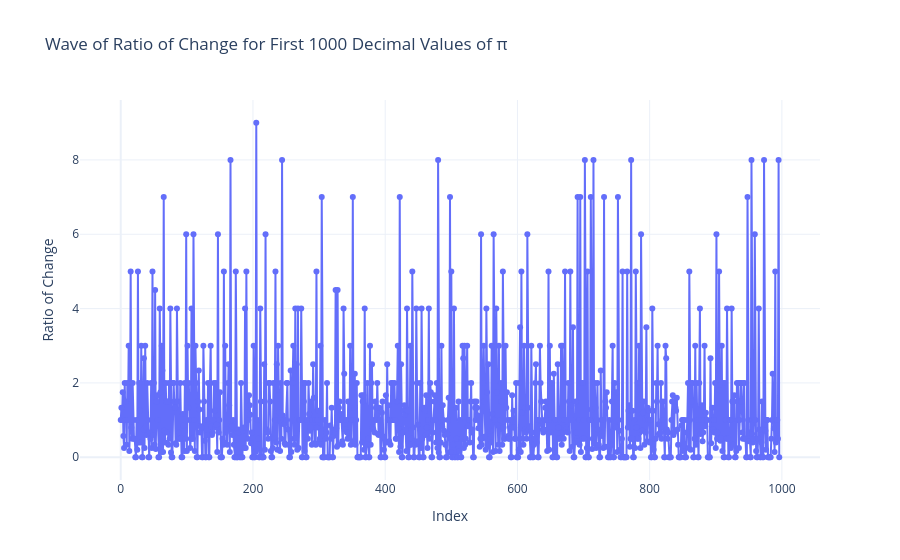

The notebook cell saved with this chart:
### Code cell
import plotly.graph_objects as go
from mpmath import mp

# Set precision for π
mp.dps = 1000  # Adjust to 1000 decimal places of π or more

# Extract the first N decimal places of π as integers
def get_pi_decimals(n):
    pi_str = str(mp.pi)[2:]  # Get π as a string and exclude "3."
    return [int(digit) for digit in pi_str[:n]]  # Convert first N decimals to integers

# Compute the ratio of change between consecutive digits
def compute_ratio_of_change(digits):
    changes = [abs(digits[i] - digits[i - 1]) for i in range(1, len(digits))]
    ratios = [changes[i] / changes[i - 1] if changes[i - 1] != 0 else 0 for i in range(1, len(changes))]
    return ratios

# Get π decimals and compute ratios
num_decimals = 1000  # Define the number of decimals to process
decimals = get_pi_decimals(num_decimals)
ratios = compute_ratio_of_change(decimals)

# Plot using Plotly
fig = go.Figure()
fig.add_trace(go.Scatter(
    x=list(range(len(ratios))),  # Use indices for the x-axis
    y=ratios,
    mode='lines+markers',
    name='Ratio of Change'
))

# Add labels and title
fig.update_layout(
    title=f'Wave of Ratio of Change for First {num_decimals} Decimal Values of π',
    xaxis_title='Index',
    yaxis_title='Ratio of Change',
    template='plotly_white'
)

# Show the plot
fig.show()

### Figure 1 — Plotly figure (JSON) as saved in the notebook; plotly's stock layout.template omitted (floating-point values rounded to 4 significant figures; data arrays with more than 128 entries replaced by an {"elided": "..."} marker saying what was removed)
{"data": [{"mode": "lines+markers", "name": "Ratio of Change", "type": "scatter", "x": {"elided": "997 int values"}, "y": {"elided": "997 float values"}}], "layout": {"autosize": true, "title": {"text": "Wave of Ratio of Change for First 1000 Decimal Values of π"}, "xaxis": {"autorange": true, "range": [-60.28, 1056.0], "title": {"text": "Index"}, "type": "linear"}, "yaxis": {"autorange": true, "range": [-0.7427, 9.743], "title": {"text": "Ratio of Change"}, "type": "linear"}}}
